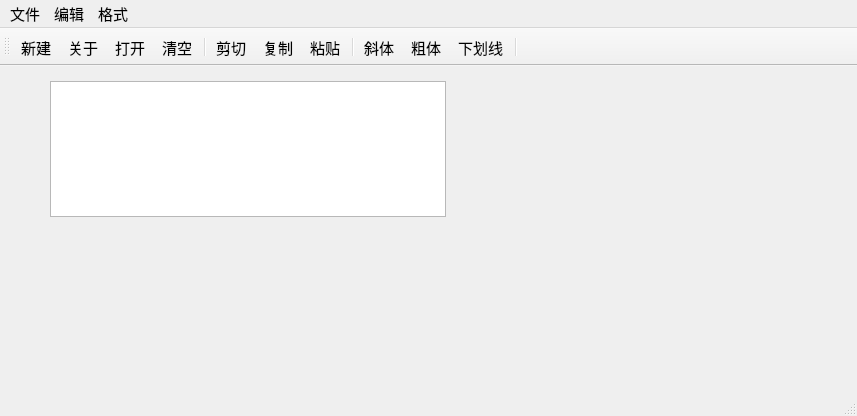
<?xml version="1.0" encoding="UTF-8"?>
<ui version="4.0">
 <class>QWMainWind</class>
 <widget class="QMainWindow" name="QWMainWind">
  <property name="geometry">
   <rect>
    <x>0</x>
    <y>0</y>
    <width>857</width>
    <height>416</height>
   </rect>
  </property>
  <property name="font">
   <font>
    <pointsize>11</pointsize>
   </font>
  </property>
  <property name="windowTitle">
   <string>QWMainWind</string>
  </property>
  <widget class="QWidget" name="centralWidget">
   <widget class="QTextEdit" name="txtEdit">
    <property name="geometry">
     <rect>
      <x>50</x>
      <y>15</y>
      <width>396</width>
      <height>136</height>
     </rect>
    </property>
    <property name="font">
     <font>
      <pointsize>16</pointsize>
     </font>
    </property>
   </widget>
  </widget>
  <widget class="QMenuBar" name="menuBar">
   <property name="geometry">
    <rect>
     <x>0</x>
     <y>0</y>
     <width>857</width>
     <height>29</height>
    </rect>
   </property>
   <widget class="QMenu" name="menu">
    <property name="title">
     <string>文件</string>
    </property>
    <addaction name="actNew"/>
    <addaction name="actOpen"/>
    <addaction name="separator"/>
    <addaction name="actClose"/>
   </widget>
   <widget class="QMenu" name="menu_2">
    <property name="title">
     <string>编辑</string>
    </property>
    <addaction name="actCut"/>
    <addaction name="actCopy"/>
    <addaction name="actPaste"/>
    <addaction name="separator"/>
    <addaction name="actClear"/>
   </widget>
   <widget class="QMenu" name="menu_3">
    <property name="title">
     <string>格式</string>
    </property>
    <addaction name="actFontBold"/>
    <addaction name="actFontItalic"/>
    <addaction name="actFontUnder"/>
    <addaction name="separator"/>
    <addaction name="actToolbarLab"/>
   </widget>
   <addaction name="menu"/>
   <addaction name="menu_2"/>
   <addaction name="menu_3"/>
  </widget>
  <widget class="QToolBar" name="mainToolBar">
   <property name="toolButtonStyle">
    <enum>Qt::ToolButtonTextUnderIcon</enum>
   </property>
   <attribute name="toolBarArea">
    <enum>TopToolBarArea</enum>
   </attribute>
   <attribute name="toolBarBreak">
    <bool>false</bool>
   </attribute>
   <addaction name="actNew"/>
   <addaction name="actAbout"/>
   <addaction name="actOpen"/>
   <addaction name="actClear"/>
   <addaction name="separator"/>
   <addaction name="actCut"/>
   <addaction name="actCopy"/>
   <addaction name="actPaste"/>
   <addaction name="separator"/>
   <addaction name="actFontItalic"/>
   <addaction name="actFontBold"/>
   <addaction name="actFontUnder"/>
   <addaction name="separator"/>
  </widget>
  <widget class="QStatusBar" name="statusBar"/>
  <action name="actCut">
   <property name="icon">
    <iconset resource="res.qrc">
     <normaloff>:/images/images/cut.bmp</normaloff>:/images/images/cut.bmp</iconset>
   </property>
   <property name="text">
    <string>剪切</string>
   </property>
   <property name="toolTip">
    <string>剪切</string>
   </property>
   <property name="shortcut">
    <string>Ctrl+X</string>
   </property>
  </action>
  <action name="actCopy">
   <property name="icon">
    <iconset resource="res.qrc">
     <normaloff>:/images/images/120.bmp</normaloff>:/images/images/120.bmp</iconset>
   </property>
   <property name="text">
    <string>复制</string>
   </property>
   <property name="toolTip">
    <string>复制</string>
   </property>
   <property name="shortcut">
    <string>Ctrl+C</string>
   </property>
  </action>
  <action name="actPaste">
   <property name="icon">
    <iconset resource="res.qrc">
     <normaloff>:/images/images/paste.bmp</normaloff>:/images/images/paste.bmp</iconset>
   </property>
   <property name="text">
    <string>粘贴</string>
   </property>
   <property name="toolTip">
    <string>粘贴</string>
   </property>
   <property name="shortcut">
    <string>Ctrl+V</string>
   </property>
  </action>
  <action name="actFontBold">
   <property name="checkable">
    <bool>true</bool>
   </property>
   <property name="icon">
    <iconset resource="res.qrc">
     <normaloff>:/images/images/BLD.BMP</normaloff>:/images/images/BLD.BMP</iconset>
   </property>
   <property name="text">
    <string>粗体</string>
   </property>
   <property name="toolTip">
    <string>粗体</string>
   </property>
  </action>
  <action name="actFontItalic">
   <property name="checkable">
    <bool>true</bool>
   </property>
   <property name="icon">
    <iconset resource="res.qrc">
     <normaloff>:/images/images/ITL.BMP</normaloff>:/images/images/ITL.BMP</iconset>
   </property>
   <property name="text">
    <string>斜体</string>
   </property>
   <property name="toolTip">
    <string>斜体</string>
   </property>
  </action>
  <action name="actFontUnder">
   <property name="checkable">
    <bool>true</bool>
   </property>
   <property name="icon">
    <iconset resource="res.qrc">
     <normaloff>:/images/images/WORDUNDR.BMP</normaloff>:/images/images/WORDUNDR.BMP</iconset>
   </property>
   <property name="text">
    <string>下划线</string>
   </property>
   <property name="toolTip">
    <string>下划线</string>
   </property>
  </action>
  <action name="actClose">
   <property name="icon">
    <iconset resource="res.qrc">
     <normaloff>:/images/images/exit.bmp</normaloff>:/images/images/exit.bmp</iconset>
   </property>
   <property name="text">
    <string>退出</string>
   </property>
   <property name="toolTip">
    <string>退出</string>
   </property>
  </action>
  <action name="actOpen">
   <property name="icon">
    <iconset resource="res.qrc">
     <normaloff>:/images/images/open3.bmp</normaloff>:/images/images/open3.bmp</iconset>
   </property>
   <property name="text">
    <string>打开...</string>
   </property>
   <property name="toolTip">
    <string>打开文件</string>
   </property>
   <property name="shortcut">
    <string>Ctrl+O</string>
   </property>
  </action>
  <action name="actClear">
   <property name="icon">
    <iconset resource="res.qrc">
     <normaloff>:/images/images/103.bmp</normaloff>:/images/images/103.bmp</iconset>
   </property>
   <property name="text">
    <string>清空</string>
   </property>
   <property name="toolTip">
    <string>清空内容</string>
   </property>
  </action>
  <action name="actFont">
   <property name="icon">
    <iconset resource="res.qrc">
     <normaloff>:/images/images/20.ico</normaloff>:/images/images/20.ico</iconset>
   </property>
   <property name="text">
    <string>字体...</string>
   </property>
   <property name="toolTip">
    <string>字体设置</string>
   </property>
  </action>
  <action name="actNew">
   <property name="icon">
    <iconset resource="res.qrc">
     <normaloff>:/images/images/new2.bmp</normaloff>:/images/images/new2.bmp</iconset>
   </property>
   <property name="text">
    <string>新建</string>
   </property>
   <property name="shortcut">
    <string>Ctrl+N</string>
   </property>
  </action>
  <action name="actToolbarLab">
   <property name="checkable">
    <bool>true</bool>
   </property>
   <property name="checked">
    <bool>true</bool>
   </property>
   <property name="text">
    <string>显示工具栏文字标签</string>
   </property>
   <property name="menuRole">
    <enum>QAction::TextHeuristicRole</enum>
   </property>
  </action>
  <action name="actAbout">
   <property name="icon">
    <iconset resource="res.qrc">
     <normaloff>:/images/images/BLD.BMP</normaloff>:/images/images/BLD.BMP</iconset>
   </property>
   <property name="text">
    <string>关于</string>
   </property>
   <property name="menuRole">
    <enum>QAction::NoRole</enum>
   </property>
  </action>
 </widget>
 <layoutdefault spacing="6" margin="11"/>
 <resources>
  <include location="res.qrc"/>
 </resources>
 <connections>
  <connection>
   <sender>actClose</sender>
   <signal>triggered()</signal>
   <receiver>QWMainWind</receiver>
   <slot>close()</slot>
   <hints>
    <hint type="sourcelabel">
     <x>-1</x>
     <y>-1</y>
    </hint>
    <hint type="destinationlabel">
     <x>422</x>
     <y>254</y>
    </hint>
   </hints>
  </connection>
  <connection>
   <sender>actClear</sender>
   <signal>triggered()</signal>
   <receiver>txtEdit</receiver>
   <slot>clear()</slot>
   <hints>
    <hint type="sourcelabel">
     <x>-1</x>
     <y>-1</y>
    </hint>
    <hint type="destinationlabel">
     <x>260</x>
     <y>256</y>
    </hint>
   </hints>
  </connection>
  <connection>
   <sender>actCut</sender>
   <signal>triggered()</signal>
   <receiver>txtEdit</receiver>
   <slot>cut()</slot>
   <hints>
    <hint type="sourcelabel">
     <x>-1</x>
     <y>-1</y>
    </hint>
    <hint type="destinationlabel">
     <x>260</x>
     <y>256</y>
    </hint>
   </hints>
  </connection>
  <connection>
   <sender>actCopy</sender>
   <signal>triggered()</signal>
   <receiver>txtEdit</receiver>
   <slot>copy()</slot>
   <hints>
    <hint type="sourcelabel">
     <x>-1</x>
     <y>-1</y>
    </hint>
    <hint type="destinationlabel">
     <x>260</x>
     <y>256</y>
    </hint>
   </hints>
  </connection>
  <connection>
   <sender>actPaste</sender>
   <signal>triggered()</signal>
   <receiver>txtEdit</receiver>
   <slot>paste()</slot>
   <hints>
    <hint type="sourcelabel">
     <x>-1</x>
     <y>-1</y>
    </hint>
    <hint type="destinationlabel">
     <x>260</x>
     <y>256</y>
    </hint>
   </hints>
  </connection>
 </connections>
</ui>
